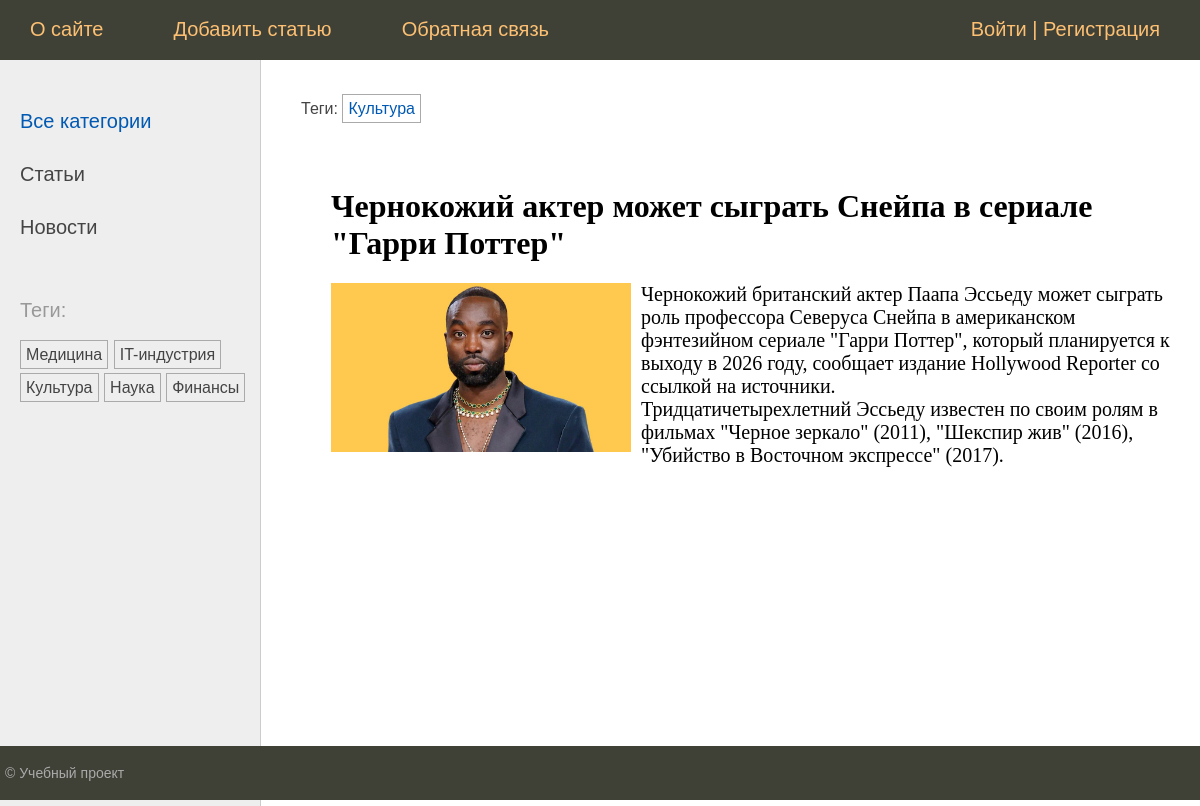
/post/slug-8/, run on the app's committed database.
### neapp/models.py (models this page shows, shortened)
class Category(models.Model):
    name = models.CharField(max_length=100, db_index=True, verbose_name="Категория")
    slug = models.SlugField(max_length=255, unique=True, db_index=True)
    class Meta:
        verbose_name = 'Категория'
        verbose_name_plural = 'Категории'
    def get_absolute_url(self):
        return reverse('category', kwargs={'cat_slug': self.slug})

class TagPost(models.Model):
    tag = models.CharField(max_length=100, db_index=True)
    slug = models.SlugField(max_length=255, unique=True, db_index=True)
    def get_absolute_url(self):
        return reverse('tag', kwargs={'tag_slug': self.slug})

class Post(models.Model):
    ARTICLE = 'AR'
    NEWS = 'NW'
    POST_TYPES = [
        (ARTICLE, 'Статья'),
        (NEWS, 'Новость'),
    ]
    class Status(models.IntegerChoices):
        DRAFT = 0, 'Черновик'
        PUBLISHED = 1, 'Опубликовано'
    author = models.ForeignKey(Author, on_delete=models.CASCADE)
    type = models.CharField(max_length=2, choices=POST_TYPES, default=ARTICLE)
    created_at = models.DateTimeField(auto_now_add=True, verbose_name="Дата публикации")
    title = models.CharField(max_length=255, verbose_name="Заголовок")
    content = models.TextField(blank=True, verbose_name="Текст материала")
    rating = models.IntegerField(default=0)
    is_published = models.BooleanField(choices=tuple(map(lambda x: (bool(x[0]), x[1]), Status.choices)),
                                       default=Status.DRAFT, verbose_name="Статус")
    slug = models.SlugField(max_length=255, unique=True, db_index=True)
    cat = models.ForeignKey(Category, on_delete=models.PROTECT, verbose_name="Категория")
    tags = models.ManyToManyField('TagPost', blank=True, related_name='tags', verbose_name="Тэг")   #-- связь Многие ко многим(добавление тэгов)
    editor = models.OneToOneField('Editor', on_delete=models.SET_NULL, null=True, blank=True, related_name='material', verbose_name="Редактор материала")
    photo = models.ImageField(upload_to="photos/%Y/%m/%d/", default=None, blank=True, null=True, verbose_name="Фото")
    published_by = models.ForeignKey(get_user_model(), on_delete=models.SET_NULL, related_name='posts', null=True,
                               default=None)
    objects = models.Manager()
    published = PublishedModel()
    class Meta:
        verbose_name = 'Авторские материалы'
        verbose_name_plural = 'Авторские материалы'
        ordering = ['-created_at']
        indexes = [
            models.Index(fields=['-created_at']),
        ]

### neapp/views.py (the view)
# urls.py: path('post/<slug:post_slug>/', views.ShowPost.as_view(), name='post'),       #http://127.0.0.1:8000/post/<int>/ -  #13. Создаём кнопку "Читать пост", которая будет работать и открывать Пост. Сначала п
class ShowPost(DataMixin, DetailView):
    template_name = 'neapp/post.html'
    slug_url_kwarg = 'post_slug'
    context_object_name = 'post'
    def get_context_data(self, *, object_list=None, **kwargs):
        return self.get_mixin_context(super().get_context_data(**kwargs),
                                      title='Главная страница',
                                      cat_selected=0,
                                      )
    def get_object(self, queryset=None):
        return get_object_or_404(Post.published, slug=self.kwargs[self.slug_url_kwarg])

### neapp/models.py (called while the page is built)
    def get_queryset(self):
        return super().get_queryset().filter(is_published=Post.Status.PUBLISHED)

### neapp/templatetags/neapptags.py (called while the page is built)
@register.inclusion_tag('neapp/list_categories.html')
def show_categories(cat_selected_id=0):
    cats = Category.objects.all()
    return {"cats": cats, "cat_selected": cat_selected_id}

@register.inclusion_tag('neapp/list_tags.html')
def show_all_tags():
    return {"tags": TagPost.objects.all()}

### neapp/utils.py (called while the page is built)
    def get_mixin_context(self, context, **kwargs):
        if self.title_page:
            context['title'] = self.title_page
        context['menu'] = menu
        context['cat_selected'] = None
        context.update(kwargs)
        return context

### users/context_processors.py (called while the page is built)
def get_neapp_context(request):
    return {'mainmenu': menu}

### neapp/templates/neapp/post.html
{% extends 'default.html' %}
{% block breadcrumbs %}
{% with post.tags.all as tags %}
{% if tags %}
<ul class="tags-list">
    <li>Теги:</li>
    {% for t in tags %}
    <li><a href="{{t.get_absolute_url}}">{{t.tag}}</a></li>
    {% endfor %}
</ul>
{% endif %}
{% endwith %}
{% endblock %}
{% block content %}
<h1>{{post.title}}</h1>
{% if post.photo %}
<img class="img-article-left" src="{{post.photo.url}}"></p>
{% endif %}
{{post.content|linebreaks}}
{% endblock %}

### neapp/templates/neapp/list_categories.html
{% for cat in cats %}
{% if cat.id == cat_selected %}
<li class="selected">{{ cat.name }}</li>
{% else %}
<li><a href="{{ cat.get_absolute_url }}">{{cat.name}}</a></li>
{% endif %}
{% endfor %}

### neapp/templates/neapp/list_tags.html
{% if tags %}
    Теги:</p>
    <ul class="tags-list">
        {% for t in tags %}
        <li><a href="{{t.get_absolute_url}}">{{t.tag}}</a></li>
        {% endfor %}
    </ul>
{% endif %}

### neapp/static/neapp/css/styles.css (style rules this page uses)
html, body { font-family: 'Arial'; margin: 0; padding: 0; height: 100%; width: 100%; color: #444; }
a { color: #0059b2; text-decoration: none; }
img { max-width: 600px; height: auto; }
img.img-article-left { max-width: 300px; height: auto; float: left; padding: 0 10px 10px 0; }
.left-chapters ul { width: 230px; margin: 0; padding: 20px 10px 10px 20px; list-style: none; font-size: 20px; }
.left-chapters ul li { margin: 30px 0 0 0; color: #999; }
.left-chapters ul li a { color: #444; text-decoration: none; }
ul.tags-list { width: 100%; margin: 0; padding: 0; list-style: none; }
ul.tags-list li { margin: 0; padding: 0 0 10px; display: inline-block; }
ul.tags-list li a { padding: 5px; font-size: 16px; border: 1px solid #aaa; }
.content-text h1 { font-size: 32px; }

### data on the page
Category: name "Статьи"
Category: name "Новости"
TagPost: tag "Медицина"
TagPost: tag "IT-индустрия"
TagPost: tag "Культура"
TagPost: tag "Наука"
TagPost: tag "Финансы"
Post: title "Чернокожий актер может сыграть Снейпа в сериале \"Гарри Поттер\"", photo (picture), content "Чернокожий британский актер Паапа Эссьеду может сыграть роль профессора Северуса Снейпа в американском фэнтезийном сериале \"Гарри Поттер\", который планируется к выходу в 2026 году, сообщает издание Hollywood Reporter со ссылкой на источники. Тридцатичетырехлетний Эссьеду известен по своим ролям в фильмах \"Черное зеркало\" (2011), \"Шекспир жив\" (2016), \"Убийство в Восточном экспрессе\" (2017)."

### other printed values
{{ m.title }} "О сайте" "Добавить статью" "Обратная связь"
